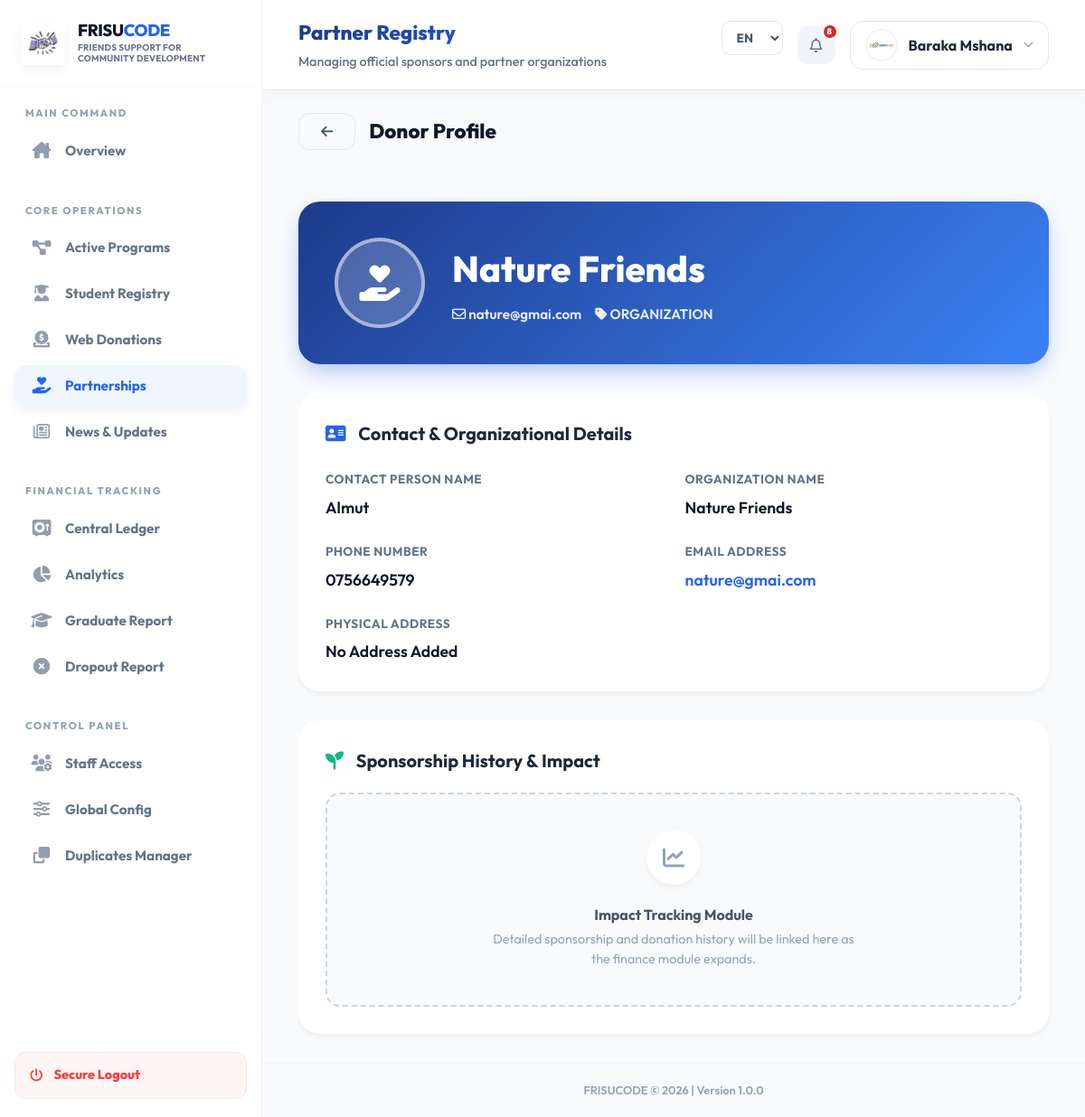
/system/donors/view.php?id=1 (signed in), run on the app's committed database.
### tables this page shows
CREATE TABLE `users` (
  `id` int(11) NOT NULL,
  `full_name` varchar(100) NOT NULL,
  `email` varchar(100) NOT NULL,
  `profile_picture` varchar(255) DEFAULT NULL,
  `phone` varchar(30) DEFAULT NULL,
  `address` text DEFAULT NULL,
  `password` varchar(255) NOT NULL,
  `role` enum('super_admin','director','project_manager','finance','me_officer','field_officer','donor','guest') NOT NULL DEFAULT 'guest',
  `status` enum('active','inactive') DEFAULT 'active',
  `preferred_language` enum('en','sw','de','fr','es') DEFAULT 'en',
  `last_login` datetime DEFAULT NULL,
  `created_at` timestamp NOT NULL DEFAULT current_timestamp(),
  `updated_at` timestamp NOT NULL DEFAULT current_timestamp() ON UPDATE current_timestamp()
);

CREATE TABLE `sponsors` (
  `id` int(11) NOT NULL,
  `user_id` int(11) DEFAULT NULL,
  `organization_name` varchar(200) DEFAULT NULL,
  `phone` varchar(50) DEFAULT NULL,
  `address` text DEFAULT NULL,
  `sponsor_type` enum('individual','organization','government') DEFAULT 'individual'
);

### system/donors/view.php (the view, shortened to what this page needs)
<?php
require_once __DIR__ . '/../auth/auth_check.php';
require_once __DIR__ . '/../config/db.php';
$id = isset($_GET['id']) && is_numeric($_GET['id']) ? (int)$_GET['id'] : 0;
try {
    $stmt = $pdo->prepare("SELECT s.*, u.email, u.full_name, u.created_at as joined_date FROM sponsors s JOIN users u ON s.user_id = u.id WHERE s.id = ?");
    $stmt->execute([$id]);
    $donor = $stmt->fetch(PDO::FETCH_ASSOC);
} catch (PDOException $e) {
    die("Database error: " . $e->getMessage());
}
?>
<html lang="<?= htmlspecialchars($lang ?? 'en') ?>">
<head>
    <link rel="stylesheet" href="../../assets/css/system-dashboard.css">
    <link rel="stylesheet" href="https://cdnjs.cloudflare.com/ajax/libs/font-awesome/6.5.1/css/all.min.css">
</head>
<body>
<div class="dashboard-layout">
    <div class="main">
        <?php include __DIR__ . '/../partials/header.php'; ?>
        <div class="page-header fade-in" style="margin-bottom: 0;">
            <div style="display:flex;align-items:center;gap:15px;">
                <a href="index.php" class="btn-secondary" style="border-radius:12px;"><i class="fa-solid fa-arrow-left"></i></a>
                <h2 style="font-family: 'Outfit'; font-weight: 800;"><?= __('Donor Profile') ?></h2>
            </div>
        </div>
        <div class="profile-header fade-in">
            <div class="profile-avatar">
                <i class="fa-solid fa-hand-holding-heart"></i>
            </div>
            <div>
                <h1 style="margin:0 0 10px; font-family:'Outfit'; font-weight:800; font-size:2.5rem;">
                    <?= htmlspecialchars($donor['organization_name'] ?: $donor['full_name']) ?>
                </h1>
                <div style="display:flex; gap:15px; font-weight:600; font-size:0.95rem; opacity:0.9;">
                    <span><i class="fa-regular fa-envelope"></i> <?= htmlspecialchars($donor['email']) ?></span>
                    <span><i class="fa-solid fa-tag"></i> <?= strtoupper($donor['sponsor_type']) ?></span>
                </div>
            </div>
        </div>
        <div class="info-card fade-in" style="animation-delay: 0.1s;">
            <h3 style="margin: 0 0 25px; color: #1e293b; font-family: 'Outfit'; font-size: 1.25rem;"><i class="fa-solid fa-address-card" style="color:var(--primary);margin-right:10px;"></i> <?= __('Contact & Organizational Details') ?></h3>
            <div class="info-grid">
                <div class="info-item">
                    <label><?= __('Contact Person Name') ?></label>
                    <div><?= htmlspecialchars($donor['full_name']) ?></div>
                </div>
                <div class="info-item">
                    <label><?= __('Organization Name') ?></label>
                    <div><?= htmlspecialchars($donor['organization_name'] ?: 'N/A') ?></div>
                </div>
                <div class="info-item">
                    <label><?= __('Phone Number') ?></label>
                    <div><?= htmlspecialchars($donor['phone'] ?: 'No Phone Added') ?></div>
                </div>
                <div class="info-item">
                    <label><?= __('Email Address') ?></label>
                    <div><a href="mailto:<?= htmlspecialchars($donor['email']) ?>" style="color:var(--primary);text-decoration:none;"><?= htmlspecialchars($donor['email']) ?></a></div>
                </div>
                <div class="info-item" style="grid-column: 1 / -1;">
                    <label><?= __('Physical Address') ?></label>
                    <div><?= nl2br(htmlspecialchars($donor['address'] ?: 'No Address Added')) ?></div>
                </div>
            </div>
        </div>
        <div class="info-card fade-in" style="animation-delay: 0.2s;">
            <h3 style="margin: 0 0 20px; color: #1e293b; font-family: 'Outfit'; font-size: 1.25rem;"><i class="fa-solid fa-seedling" style="color:#10b981;margin-right:10px;"></i> <?= __('Sponsorship History & Impact') ?></h3>
            <div style="padding:40px;text-align:center;background:#f8fafc;border-radius:16px;border:2px dashed #cbd5e1;">
                <div style="width: 60px; height: 60px; background: #fff; border-radius: 50%; display: flex; align-items: center; justify-content: center; margin: 0 auto 15px; color: #94a3b8; font-size: 1.5rem; box-shadow: 0 4px 6px -1px rgba(0,0,0,0.05);">
                    <i class="fa-solid fa-chart-line"></i>
                </div>
                <h4 style="color:#475569;margin-bottom:5px;"><?= __('Impact Tracking Module') ?></h4>
                <p style="color:#94a3b8;font-size:0.9rem;max-width:400px;margin:0 auto;"><?= __('Detailed sponsorship and donation history will be linked here as the finance module expands.') ?></p>
            </div>
        </div>
        <?php include __DIR__ . '/../partials/footer.php'; ?>
    </div>
</div>
</body>
</html>

### system/partials/header.php (shortened to what this page needs)
<?php
$current_url = $_SERVER['REQUEST_URI'];
$title_data = ['title' => __('System Module'), 'sub' => __('FRISUCODE Smart Office')];
if (strpos($current_url, '/dashboards/super_admin.php') !== false) {
    $title_data = ['title' => __('Executive Dashboard'), 'sub' => __('Real-time overview of organization impact')];
} elseif (strpos($current_url, '/dashboards/staff.php') !== false) {
    $title_data = ['title' => __('Staff Dashboard'), 'sub' => __('Your workspace and assigned tasks')];
} elseif (strpos($current_url, '/dashboards/project_manager.php') !== false) {
    $title_data = ['title' => __('Project Manager Dashboard'), 'sub' => __('Manage active programs and resources')];
} elseif (strpos($current_url, '/dashboards/donor.php') !== false) {
    $title_data = ['title' => __('Donor Portal'), 'sub' => __('Your impact and contribution overview')];
} elseif (strpos($current_url, '/dashboards/finance.php') !== false) {
    $title_data = ['title' => __('Finance Dashboard'), 'sub' => __('Real-time financial control and oversight')];
} elseif (strpos($current_url, '/projects/') !== false) {
    if (strpos($current_url, 'create.php') !== false) {
        $title_data = ['title' => __('New Program'), 'sub' => __('Initiating a community initiative')];
    } else {
        $title_data = ['title' => __('Project Management'), 'sub' => __('Overseeing active programs and goals')];
    }
} elseif (strpos($current_url, '/beneficiaries/') !== false) {
    if (strpos($current_url, 'create.php') !== false) {
        $title_data = ['title' => __('Student Registration'), 'sub' => __('Adding a new beneficiary to the database')];
    } else {
        $title_data = ['title' => __('Student Registry'), 'sub' => __('Managing sponsored students and progress')];
    }
} elseif (strpos($current_url, '/finance/') !== false) {
    if (strpos($current_url, 'create.php') !== false) {
        $title_data = ['title' => __('New Entry'), 'sub' => __('Recording financial movement in the ledger')];
    } else {
        $title_data = ['title' => __('Financial Ledger'), 'sub' => __('Tracking organizational inflow and outflow')];
    }
} elseif (strpos($current_url, '/donations/') !== false) {
    $title_data = ['title' => __('Public Contributions'), 'sub' => __('Reviewing donations received from the website')];
} elseif (strpos($current_url, '/donors/') !== false) {
    $title_data = ['title' => __('Partner Registry'), 'sub' => __('Managing official sponsors and partner organizations')];
} elseif (strpos($current_url, '/reports/') !== false) {
    $title_data = ['title' => __('Impact Analytics'), 'sub' => __('Data-driven insights and reporting')];
} elseif (strpos($current_url, '/users/') !== false) {
    $title_data = ['title' => __('Staff Directory'), 'sub' => __('Managing system access and personnel roles')];
} elseif (strpos($current_url, '/settings/') !== false) {
    $title_data = ['title' => __('Global Settings'), 'sub' => __('System-wide configurations and branding')];
}
$adminName = $_SESSION['user_name'] ?? 'Admin User';
$lang = $_SESSION['lang'] ?? 'en';
?>
<header class="topbar">
    <div>
        <h1><?= $title_data['title'] ?></h1>
        <p><?= $title_data['sub'] ?></p>
    </div>
    <div class="top-actions">
        <form method="get" class="lang-select">
            <select name="lang" onchange="this.form.submit()">
                <option value="en" <?= ($lang ?? 'en')=='en'?'selected':'' ?>>EN</option>
            </select>
        </form>
        <?php
        $headerNotifs = [];
        if (isset($pdo)) {
            try {
                $stmt = $pdo->query("SELECT id, full_name, registered_at FROM beneficiaries ORDER BY registered_at DESC LIMIT 5");
                while ($row = $stmt->fetch(PDO::FETCH_ASSOC)) {
                    $headerNotifs[] = [
                        'time' => strtotime($row['registered_at'])
                    ];
                }
                $stmt = $pdo->query("SELECT id, title, created_at FROM projects ORDER BY created_at DESC LIMIT 5");
                while ($row = $stmt->fetch(PDO::FETCH_ASSOC)) {
                    $headerNotifs[] = [
                        'time' => strtotime($row['created_at'])
                    ];
                }
            } catch (PDOException $e) {}
        }
        $headerNotifCount = count($headerNotifs);
        ?>
        <a href="/frisucode_ms/system/notifications/index.php" class="icon-btn" title="<?= __('System Notifications') ?>">
            <i class="fa-regular fa-bell"></i>
            <?php if($headerNotifCount > 0): ?>
                <span class="badge"><?= $headerNotifCount ?></span>
            <?php endif; ?>
        </a>
        <div class="profile">
            <div class="profile-trigger">
                <?php
                $sysUserId = $_SESSION['user_id'] ?? null;
                $pPic = null;
                if ($sysUserId && isset($pdo)) {
                    try {
                        $usrStmt = $pdo->prepare("SELECT profile_picture FROM users WHERE id = ?");
                        $usrStmt->execute([$sysUserId]);
                        $pPic = $usrStmt->fetchColumn();
                    } catch(PDOException $e) {}
                }
                if (!empty($pPic)): ?>
                    <img src="<?= htmlspecialchars($pPic) ?>" alt="Profile" style="width: 36px; height: 36px; border-radius: 50%; object-fit: cover; border: 2px solid var(--primary-light);">
                <?php else: ?>
                    <div class="profile-img-circle">
                        <?= strtoupper(substr($adminName, 0, 1)) ?>
                    </div>
                <?php endif; ?>
                <span style="font-weight: 700; color: #1e293b;"><?= htmlspecialchars($adminName) ?></span>
                <i class="fa-solid fa-chevron-down" style="font-size: 0.7rem; color: #94a3b8;"></i>
            </div>
        </div>
    </div>
</header>

### assets/css/system-dashboard.css (style rules this page uses)
* { box-sizing: border-box; font-family: 'Outfit', 'Inter', system-ui, -apple-system, sans-serif; }
:root { --primary: #2563eb; --primary-light: #eff6ff; --primary-dark: #1e4fd8; --success: #16a34a; --warning: #f59e0b; --danger: #dc2626; --bg-main: #f8fafc; --sidebar-bg: #ffffff; --card-shadow: 0 10px 15px -3px rgba(0, 0, 0, 0.05), 0 4px 6px -2px rgba(0, 0, 0, 0.02); --glass-bg: rgba(255, 255, 255, 0.8); --glass-border: rgba(226, 232, 240, 0.5); }
@media (min-width: 769px) { html, body { height: 100vh !important; overflow: hidden !important; margin: 0; padding: 0; } }
body { background: var(--bg-main); color: #1e293b; line-height: 1.5; margin: 0; }
.fade-in { animation: fadeInUp 0.6s ease-out forwards; }
.dashboard-layout { display: flex; height: 100vh; width: 100vw; overflow: hidden; position: fixed; top: 0; left: 0; }
.main { flex: 1; height: 100vh; overflow-y: auto; background: #f8fafc; display: flex; flex-direction: column; }
.topbar { display: flex; align-items: center; justify-content: space-between; padding: 20px 40px; background: rgba(255, 255, 255, 0.95); backdrop-filter: blur(12px); -webkit-backdrop-filter: blur(12px); border-bottom: 1px solid #e2e8f0; box-shadow: 0 4px 20px rgba(0, 0, 0, 0.04); position: sticky; top: 0; z-index: 1000; }
.topbar h1 { font-size: 1.4rem; margin: 0; font-weight: 800; background: linear-gradient(90deg, #1e3a8a, #2563eb); -webkit-background-clip: text; background-clip: text; -webkit-text-fill-color: transparent; }
.topbar p { font-size: 0.9rem; color: #64748b; margin: 4px 0 0; font-weight: 500; }
.top-actions { display: flex; align-items: center; gap: 16px; }
.lang-select select { padding: 8px 12px; border-radius: 10px; border: 1px solid #e2e8f0; background: #fff; font-weight: 700; font-size: 0.85rem; color: #475569; cursor: pointer; transition: 0.2s; }
.icon-btn { width: 42px; height: 42px; display: flex; align-items: center; justify-content: center; border-radius: 12px; background: #f1f5f9; color: #64748b; cursor: pointer; transition: 0.3s; border: 1px solid transparent; text-decoration: none; position: relative; }
.icon-btn .badge { position: absolute; top: -4px; right: -4px; width: 18px; height: 18px; background: #dc2626; color: #fff; border-radius: 50%; font-size: 0.6rem; display: flex; align-items: center; justify-content: center; font-weight: 800; border: 2px solid #fff; padding: 0; }
.profile { position: relative; }
.profile-trigger { display: flex; align-items: center; gap: 12px; cursor: pointer; background: #fff; padding: 8px 16px; border-radius: 14px; border: 1px solid #e2e8f0; transition: 0.3s; }
.page-header { display: flex; align-items: center; justify-content: space-between; padding: 25px 40px; margin-bottom: 10px; }
.page-header h2 { font-family: 'Outfit'; font-weight: 800; font-size: 1.4rem; color: #0f172a; margin: 0; }
.btn-secondary { background: #f8fafc; color: #475569; padding: 12px 24px; border-radius: 12px; font-weight: 700; text-decoration: none; display: inline-flex; align-items: center; gap: 8px; transition: 0.3s; border: 1px solid #e2e8f0; font-size: 0.95rem; }
.badge { padding: 6px 12px; font-size: 0.75rem; text-transform: uppercase; letter-spacing: 0.05em; border-radius: 10px; font-weight: 700; display: inline-block; }

### system/donors/view.php (style rules this page uses)
.profile-header { background: linear-gradient(135deg, #1e3a8a, #3b82f6); border-radius: 24px; padding: 40px; color: white; display: flex; align-items: center; gap: 30px; margin: 32px 40px; box-shadow: 0 10px 25px -5px rgba(37, 99, 235, 0.4); }
.profile-avatar { width: 100px; height: 100px; background: rgba(255,255,255,0.2); border: 4px solid rgba(255,255,255,0.5); border-radius: 50%; display: flex; align-items: center; justify-content: center; font-size: 2.5rem; color: #fff; }
.info-card { background: white; border-radius: 24px; padding: 30px; margin: 0 40px 32px; box-shadow: 0 4px 6px -1px rgba(0,0,0,0.05); }
.info-grid { display: grid; grid-template-columns: repeat(auto-fit, minmax(250px, 1fr)); gap: 25px; }
.info-item label { display: block; font-size: 0.85rem; color: #64748b; font-weight: 700; text-transform: uppercase; margin-bottom: 8px; letter-spacing: 0.5px; }
.info-item div { font-size: 1.1rem; color: #0f172a; font-weight: 600; }

### data on the page
users: profile_picture (picture)
sponsors: organization_name "Nature Friends", user.email "nature@gmai.com", sponsor_type "ORGANIZATION", user.full_name "Almut", phone "0756649579", address "No Address Added"

### other printed values
__('Friends Support for Community Development') "FRIENDS SUPPORT FOR COMMUNITY DEVELOPMENT"
__('Main Command') "MAIN COMMAND"
__('Overview') "Overview"
__('Core Operations') "CORE OPERATIONS"
__('Active Programs') "Active Programs"
__('Student Registry') "Student Registry"
__('Web Donations') "Web Donations"
__('Partnerships') "Partnerships"
__('News & Updates') "News & Updates"
__('Financial Tracking') "FINANCIAL TRACKING"
__('Central Ledger') "Central Ledger"
__('Analytics') "Analytics"
__('Graduate Report') "Graduate Report"
__('Dropout Report') "Dropout Report"
__('Control Panel') "CONTROL PANEL"
